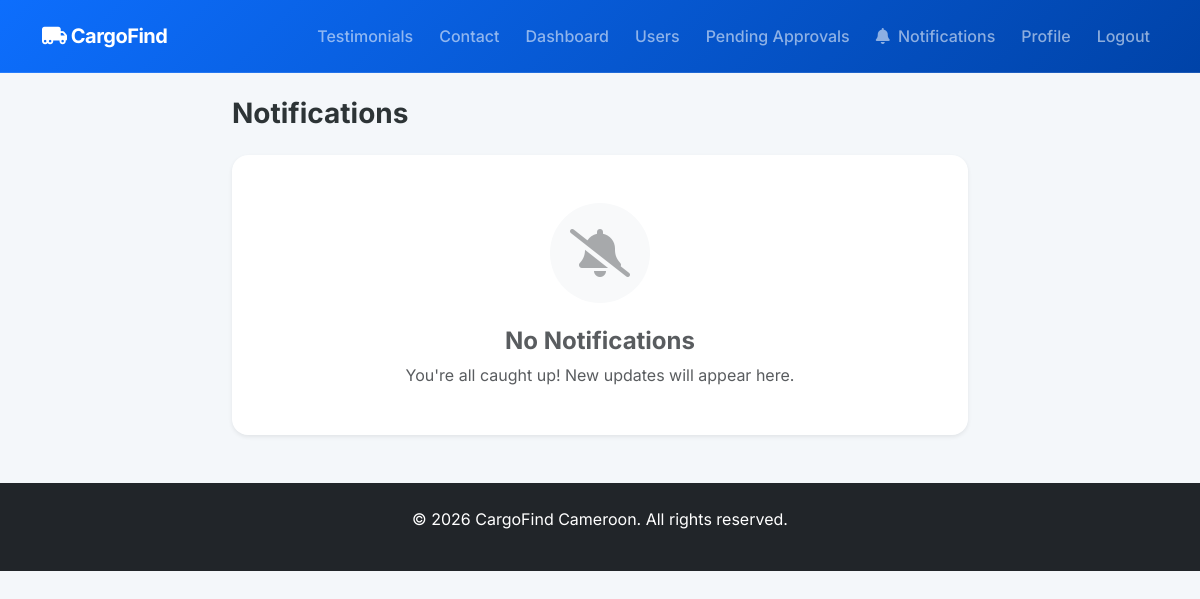
The app's page /notifications (signed in), older data.
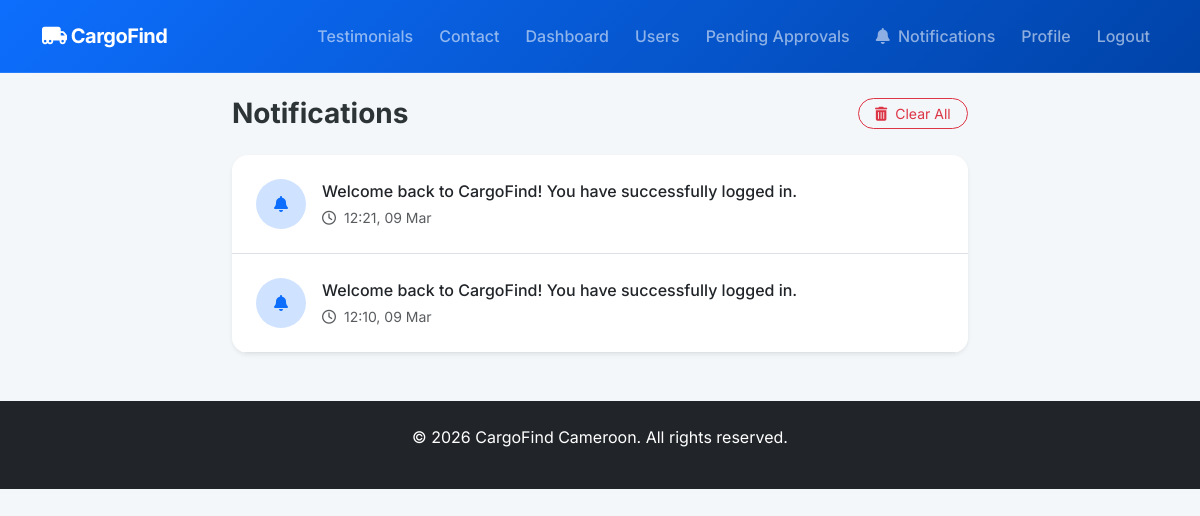
The same page, newer data.
### models.py (models this page shows)
class Notification(db.Model):
    id = db.Column(db.Integer, primary_key=True)
    user_id = db.Column(db.Integer, db.ForeignKey('user.id'), nullable=False)
    message = db.Column(db.String(255), nullable=False)
    is_read = db.Column(db.Boolean, default=False)
    created_at = db.Column(db.DateTime, default=datetime.utcnow)
    link = db.Column(db.String(100))

### app.py (the view)
@app.route('/notifications')
@login_required
def notifications():
    user_notifications = Notification.query.filter_by(user_id=current_user.id).order_by(Notification.created_at.desc()).all()
    for notif in user_notifications:
        notif.is_read = True
    db.session.commit()
    return render_template('notifications.html', notifications=user_notifications)

### app.py (called while the page is built)
@login_manager.user_loader
def load_user(user_id):
    return User.query.get(int(user_id))

### templates/notifications.html (shortened to what this page needs)
{% extends 'base.html' %}
{% block content %}
<div class="row justify-content-center">
    <div class="col-md-8">
        <div class="d-flex justify-content-between align-items-center mb-4">
            <h1 class="h3 fw-bold mb-0">Notifications</h1>
            {% if notifications %}
            <form action="{{ url_for('clear_notifications') }}" method="POST">
                <button type="submit" class="btn btn-outline-danger btn-sm rounded-pill px-3">
                    <i class="fas fa-trash-alt me-2"></i>Clear All
                </button>
            </form>
            {% endif %}
        </div>
        <div class="notification-list shadow-sm rounded-4 overflow-hidden">
            {% if notifications %}
                {% for notif in notifications %}
                <div class="p-4 border-bottom bg-white d-flex align-items-start gap-3 hover-shadow transition-base">
                    <div class="bg-primary-subtle text-primary rounded-circle p-3 flex-shrink-0" style="width: 50px; height: 50px; display: flex; align-items: center; justify-content: center;">
                        <i class="fas fa-bell"></i>
                    </div>
                    <div class="flex-grow-1">
                        <p class="mb-1 fw-medium text-dark">{{ notif.message }}</p>
                        <small class="text-muted d-block">
                            <i class="far fa-clock me-1"></i>
                            {{ notif.created_at.strftime('%H:%M, %d %b') }}
                        </small>
                    </div>
                </div>
                {% endfor %}
            {% else %}
                <div class="p-5 text-center bg-white rounded-4">
                    <div class="bg-light rounded-circle d-inline-flex align-items-center justify-content-center mb-4" style="width: 100px; height: 100px;">
                        <i class="fas fa-bell-slash fa-3x text-muted opacity-50"></i>
                    </div>
                    <h4 class="fw-bold text-muted">No Notifications</h4>
                    <p class="text-muted mb-0">You're all caught up! New updates will appear here.</p>
                </div>
            {% endif %}
        </div>
    </div>
</div>
{% endblock %}

Row changes from the older to the newer data that the page shows:
added Notification: message "Welcome back to CargoFind! You have successfully logged in.", created_at "12:21, 09 Mar"
added Notification: message "Welcome back to CargoFind! You have successfully logged in.", created_at "12:10, 09 Mar"
Text that changed along with them:
text no longer shown: "No Notifications You're all caught up! New updates will appear here."
text now shown: "Clear All"
